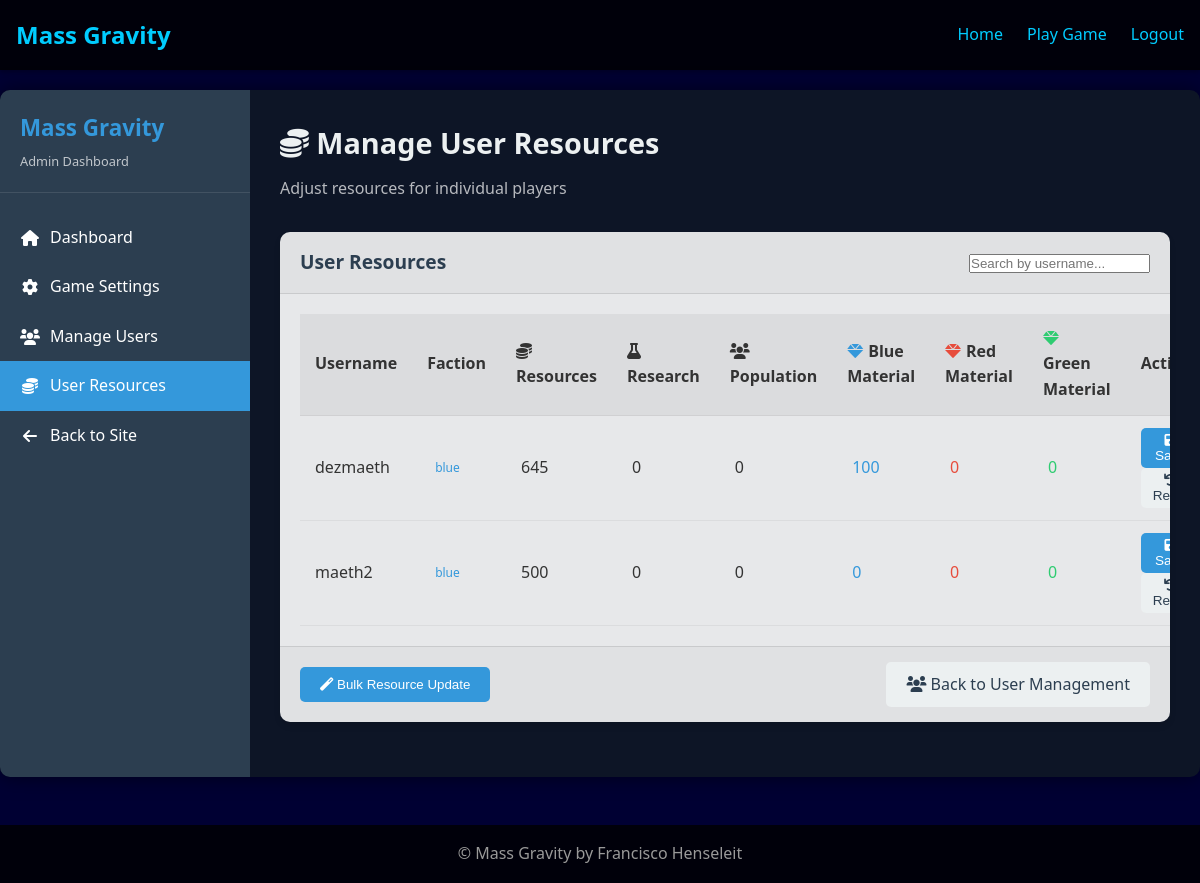
The page /admin/user_resources (signed in) on the database as committed earlier.
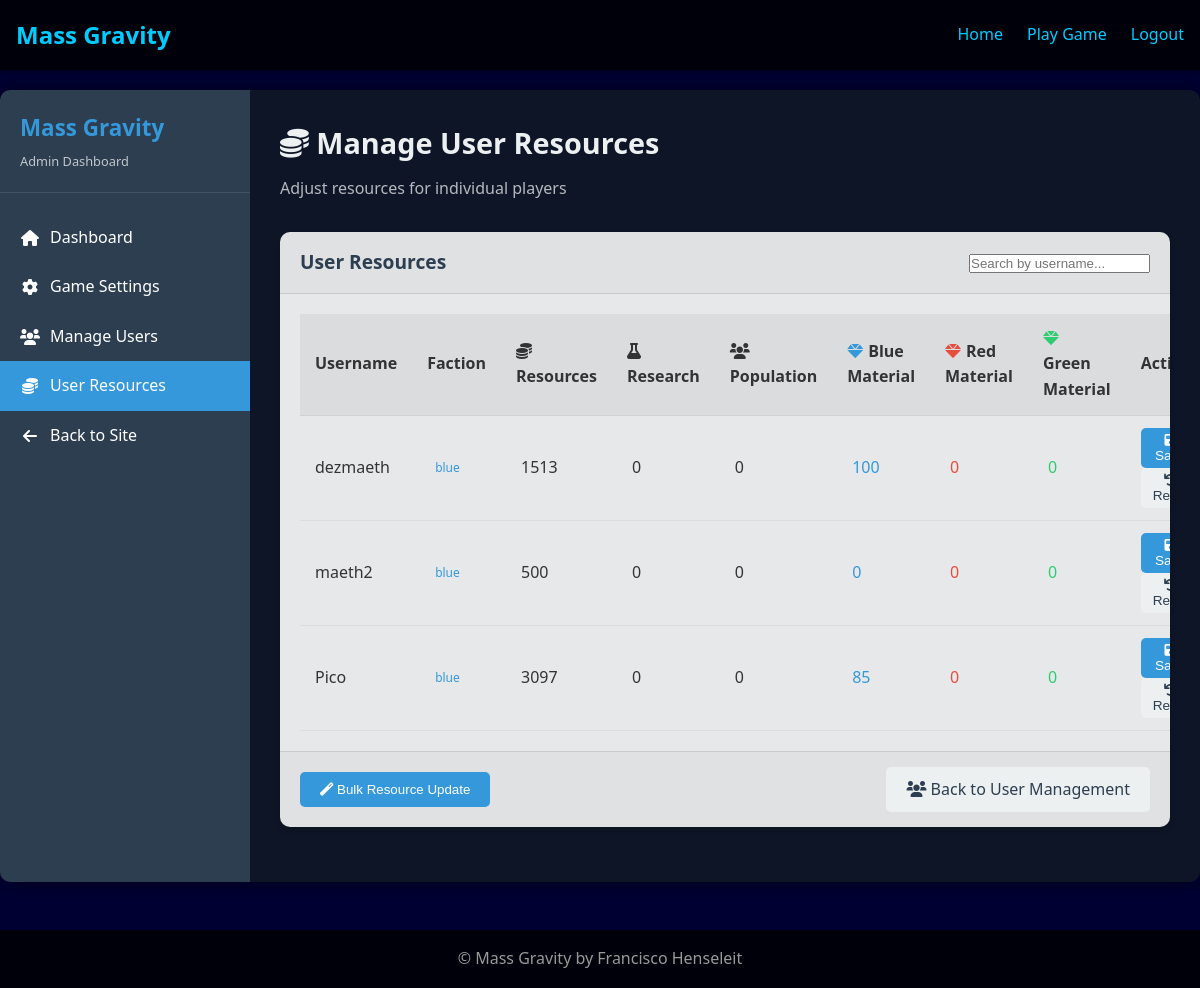
The same page on the database as committed later.
### flask_app/models/user.py (models this page shows, shortened)
class User(UserMixin, db.Model):
    id = db.Column(db.Integer, primary_key=True)
    username = db.Column(db.String(64), unique=True, index=True)
    email = db.Column(db.String(120), unique=True, index=True)
    password_hash = db.Column(db.String(128))
    faction = db.Column(db.String(10), nullable=False)
    game_data = db.Column(db.Text, default="{}")

### flask_app/routes/admin.py (the view)
@admin.route('/user_resources', methods=['GET'])
@login_required
@admin_required
def user_resources():
    users = User.query.all()
    user_data = []
    for user in users:
        try:
            game_data = json.loads(user.game_data) if user.game_data else {}
            resources = game_data.get('resources', 0)
            research_points = game_data.get('research_points', 0)
            population = game_data.get('population', 0)
            blue_material = game_data.get('materials', {}).get('blue', 0)
            red_material = game_data.get('materials', {}).get('red', 0)
            green_material = game_data.get('materials', {}).get('green', 0)
            user_entry = {
                'id': user.id,
                'username': user.username,
                'faction': user.faction,
                'resources': resources,
                'research_points': research_points,
                'population': population,
                'blue_material': blue_material,
                'red_material': red_material,
                'green_material': green_material
            }
            user_data.append(user_entry)
        except (json.JSONDecodeError, KeyError):
            user_data.append({
                'id': user.id,
                'username': user.username,
                'faction': user.faction,
                'resources': 0,
                'research_points': 0,
                'population': 0,
                'blue_material': 0,
                'red_material': 0,
                'green_material': 0
            })
    return render_template('admin/user_resources.html', users=user_data)

### flask_app/models/user.py (called while the page is built)
@login_manager.user_loader
def load_user(user_id):
    return User.query.get(int(user_id))

### flask_app/routes/admin.py (called while the page is built)
def admin_required(f):
    @functools.wraps(f)
    def decorated_function(*args, **kwargs):
        if not current_user.is_authenticated or current_user.id != 1:
            flash('Admin access required')
            return redirect(url_for('main.index'))
        return f(*args, **kwargs)
    return decorated_function

### flask_app/templates/admin/user_resources.html (shortened to what this page needs)
{% extends 'base.html' %}
{% block head %}
<link rel="stylesheet" href="{{ url_for('static', filename='css/admin.css') }}">
<link rel="stylesheet" href="https://cdnjs.cloudflare.com/ajax/libs/font-awesome/6.0.0/css/all.min.css">
{% endblock %}
{% block content %}
<div class="admin-container">
    <div class="admin-sidebar">
        <div class="admin-sidebar-header">
            <h3>Mass Gravity</h3>
            <p>Admin Dashboard</p>
        </div>
        <ul class="admin-menu">
            <li><a href="{{ url_for('admin.index') }}"><i class="fas fa-home"></i> Dashboard</a></li>
            <li><a href="{{ url_for('admin.settings') }}"><i class="fas fa-cog"></i> Game Settings</a></li>
            <li><a href="{{ url_for('admin.users') }}"><i class="fas fa-users"></i> Manage Users</a></li>
            <li><a href="{{ url_for('admin.user_resources') }}" class="active"><i class="fas fa-coins"></i> User Resources</a></li>
            <li><a href="{{ url_for('main.index') }}"><i class="fas fa-arrow-left"></i> Back to Site</a></li>
        </ul>
    </div>
    <div class="admin-content">
        <div class="admin-content-header">
            <h2><i class="fas fa-coins"></i> Manage User Resources</h2>
            <p>Adjust resources for individual players</p>
        </div>
        <div class="admin-card">
            <div class="admin-card-header">
                <h3>User Resources</h3>
                <div>
                    <input type="text" id="userSearch" placeholder="Search by username..." class="admin-form-control">
                </div>
            </div>
            <div class="admin-card-body">
                <table class="admin-table" id="resourcesTable">
                    <thead>
                        <tr>
                            <th>Username</th>
                            <th>Faction</th>
                            <th>
                                <i class="fas fa-coins resource-icon"></i>Resources
                            </th>
                            <th>
                                <i class="fas fa-flask resource-icon"></i>Research
                            </th>
                            <th>
                                <i class="fas fa-users resource-icon"></i>Population
                            </th>
                            <th>
                                <i class="fas fa-gem resource-icon faction-blue"></i>Blue Material
                            </th>
                            <th>
                                <i class="fas fa-gem resource-icon faction-red"></i>Red Material
                            </th>
                            <th>
                                <i class="fas fa-gem resource-icon faction-green"></i>Green Material
                            </th>
                            <th>Actions</th>
                        </tr>
                    </thead>
                    <tbody>
                        {% for user in users %}
                        <tr class="user-row" data-user-id="{{ user.id }}">
                            <td>{{ user.username }}</td>
                            <td>
                                <span class="admin-badge faction-{{ user.faction }}">{{ user.faction }}</span>
                            </td>
                            <td class="resource-cell" data-resource="resources">
                                <span class="resource-value">{{ user.resources|int }}</span>
                            </td>
                            <td class="resource-cell" data-resource="research_points">
                                <span class="resource-value">{{ user.research_points|int }}</span>
                            </td>
                            <td class="resource-cell" data-resource="population">
                                <span class="resource-value">{{ user.population|int }}</span>
                            </td>
                            <td class="resource-cell" data-resource="blue_material">
                                <span class="resource-value faction-blue">{{ user.blue_material|int }}</span>
                            </td>
                            <td class="resource-cell" data-resource="red_material">
                                <span class="resource-value faction-red">{{ user.red_material|int }}</span>
                            </td>
                            <td class="resource-cell" data-resource="green_material">
                                <span class="resource-value faction-green">{{ user.green_material|int }}</span>
                            </td>
                            <td>
                                <button class="admin-btn admin-btn-sm admin-btn-primary save-row-btn" disabled>
                                    <i class="fas fa-save"></i> Save
                                </button>
                                <button class="admin-btn admin-btn-sm admin-btn-secondary reset-row-btn" disabled>
                                    <i class="fas fa-undo"></i> Reset
                                </button>
                            </td>
                        </tr>
                        {% endfor %}
                    </tbody>
                </table>
            </div>
            <div class="admin-card-footer">
                <div class="admin-flex-between">
                    <div>
                        <button id="bulkResourceBtn" class="admin-btn admin-btn-primary">
                            <i class="fas fa-magic"></i> Bulk Resource Update
                        </button>
                    </div>
                    <div>
                        <a href="{{ url_for('admin.users') }}" class="admin-btn admin-btn-secondary">
                            <i class="fas fa-users"></i> Back to User Management
                        </a>
                    </div>
                </div>
            </div>
        </div>
    </div>
</div>
{% endblock %}

### flask_app/templates/base.html (shortened to what this page needs)
<!DOCTYPE html>
<html lang="en">
<head>
    <link rel="stylesheet" href="{{ url_for('static', filename='css/main.css') }}">
    {% block head %}{% endblock %}
</head>
<body>
    <header>
        <nav>
            <div class="brand">Mass Gravity</div>
            <ul>
                <li><a href="{{ url_for('main.index') }}">Home</a></li>
                {% if current_user.is_authenticated %}
                <li><a href="{{ url_for('main.game') }}">Play Game</a></li>
                <li><a href="{{ url_for('auth.logout') }}">Logout</a></li>
                {% else %}
                <li><a href="{{ url_for('auth.login') }}">Login</a></li>
                <li><a href="{{ url_for('auth.register') }}">Register</a></li>
                {% endif %}
            </ul>
        </nav>
    </header>
    {% block content %}{% endblock %}
    <footer>
        <p>&copy; Mass Gravity by Francisco Henseleit</p>
    </footer>
</body>
</html>

### flask_app/static/css/main.css (style rules this page uses)
:root { --primary-color: #0066cc; --accent-color: #00ccff; --dark-color: #000033; --light-color: #e6f7ff; --font-main: 'Segoe UI', Tahoma, Geneva, Verdana, sans-serif; }
* { box-sizing: border-box; margin: 0; padding: 0; }
body { font-family: var(--font-main); line-height: 1.6; color: #f0f0f0; background-color: var(--dark-color); background-image: url('../img/galaxy_starfield.png'); background-size: cover; min-height: 100vh; }
a { color: var(--accent-color); text-decoration: none; }
header { background-color: rgba(0, 0, 0, 0.8); padding: 1rem 0; box-shadow: 0 2px 5px rgba(0, 0, 0, 0.3); }
nav { display: flex; justify-content: space-between; align-items: center; max-width: 1200px; margin: 0 auto; padding: 0 1rem; }
.brand { font-size: 1.5rem; font-weight: bold; color: var(--accent-color); }
nav ul { display: flex; list-style: none; }
nav ul li { margin-left: 1.5rem; }
footer { text-align: center; padding: 1rem 0; background-color: rgba(0, 0, 0, 0.8); color: #999; margin-top: 3rem; }

### flask_app/static/css/admin.css (style rules this page uses)
:root { --admin-primary: #2c3e50; --admin-secondary: #34495e; --admin-accent: #3498db; --admin-success: #2ecc71; --admin-warning: #f39c12; --admin-danger: #e74c3c; --admin-light: #ecf0f1; --admin-dark: #2c3e50; --admin-text: #333; --admin-panel-bg: rgba(255, 255, 255, 0.9); --admin-sidebar-width: 250px; }
.admin-container { display: flex; min-height: calc(100vh - 150px); background-color: rgba(0, 10, 20, 0.8); margin: 20px auto; border-radius: 10px; overflow: hidden; box-shadow: 0 0 20px rgba(0, 0, 0, 0.5); max-width: 1400px; }
.admin-sidebar { width: var(--admin-sidebar-width); background-color: var(--admin-dark); color: white; padding: 20px 0; flex-shrink: 0; }
.admin-sidebar-header { padding: 0 20px 20px; border-bottom: 1px solid rgba(255, 255, 255, 0.1); margin-bottom: 20px; }
.admin-sidebar-header h3 { color: var(--admin-accent); margin: 0; font-size: 1.4rem; }
.admin-sidebar-header p { margin: 5px 0 0; font-size: 0.8rem; opacity: 0.7; }
.admin-menu { list-style: none; padding: 0; margin: 0; }
.admin-menu li { padding: 0; }
.admin-menu li a { display: block; padding: 12px 20px; color: white; text-decoration: none; transition: all 0.3s; display: flex; align-items: center; }
.admin-menu li a.active { background-color: var(--admin-accent); color: white; }
.admin-menu li a i { margin-right: 10px; width: 20px; text-align: center; }
.admin-content { flex-grow: 1; padding: 30px; background-color: rgba(240, 245, 255, 0.05); overflow-y: auto; }
.admin-content-header { margin-bottom: 30px; }
.admin-content-header h2 { color: var(--admin-light); margin: 0 0 10px; font-size: 1.8rem; }
.admin-content-header p { color: rgba(255, 255, 255, 0.7); margin: 0; }
.admin-card { background-color: var(--admin-panel-bg); border-radius: 10px; box-shadow: 0 4px 6px rgba(0, 0, 0, 0.1); margin-bottom: 25px; overflow: hidden; color: var(--admin-text); }
.admin-card-header { padding: 15px 20px; background-color: rgba(0, 0, 0, 0.03); border-bottom: 1px solid rgba(0, 0, 0, 0.1); display: flex; justify-content: space-between; align-items: center; }
.admin-card-header h3 { margin: 0; font-size: 1.2rem; color: var(--admin-dark); }
.admin-card-body { padding: 20px; }
.admin-card-footer { padding: 15px 20px; background-color: rgba(0, 0, 0, 0.03); border-top: 1px solid rgba(0, 0, 0, 0.1); }
.admin-table { width: 100%; border-collapse: collapse; }
.admin-table th { text-align: left; padding: 12px 15px; background-color: rgba(0, 0, 0, 0.05); border-bottom: 1px solid rgba(0, 0, 0, 0.1); font-weight: 600; }
.admin-table td { padding: 12px 15px; border-bottom: 1px solid rgba(0, 0, 0, 0.05); }
.admin-btn { display: inline-block; padding: 10px 20px; border-radius: 5px; font-weight: 500; cursor: pointer; transition: all 0.3s; text-decoration: none; border: none; }
.admin-btn-primary { background-color: var(--admin-accent); color: white; }
.admin-btn-secondary { background-color: var(--admin-light); color: var(--admin-dark); }
.admin-btn-sm { padding: 5px 10px; font-size: 0.85rem; }
.admin-flex-between { display: flex; justify-content: space-between; align-items: center; }
.admin-badge { display: inline-block; padding: 3px 8px; border-radius: 15px; font-size: 0.75rem; font-weight: 500; }

### flask_app/templates/admin/user_resources.html (style rules this page uses)
.resource-cell { position: relative; }
.resource-value { cursor: pointer; padding: 5px; border-radius: 4px; transition: background-color 0.2s; }
.faction-blue { color: #3498db; }
.faction-red { color: #e74c3c; }
.faction-green { color: #2ecc71; }
.resource-icon { margin-right: 5px; }

Rows that differ between the two databases and show on the page:
changed User "dezmaeth": resources "645" → "1513"
added User: username "Pico", faction "blue", resources "3097", research_points "0", population "0", blue_material "85", red_material "0", green_material "0"
